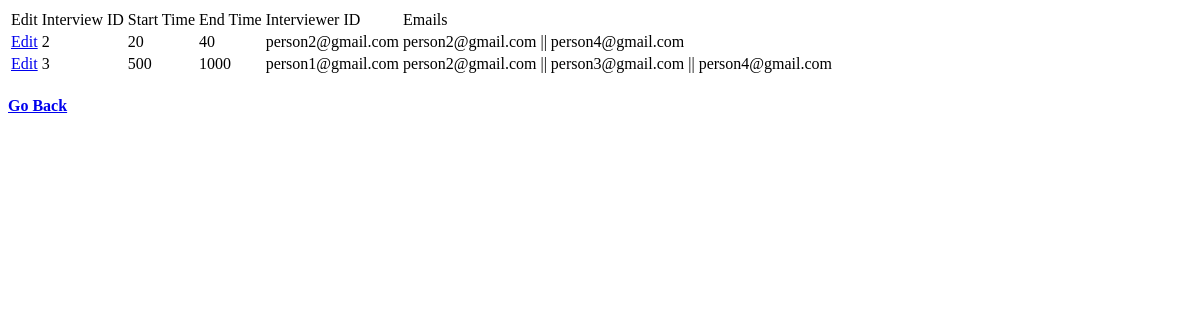
Page /viewList on the earlier database version.
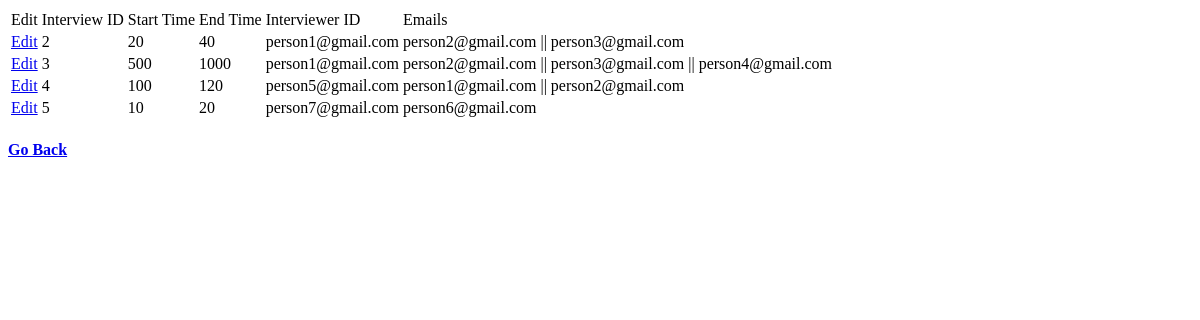
Same page on the later database version.
### tables this page shows
CREATE TABLE "interview" (
	"interview_id"	INTEGER,
	"start_time"	INTEGER NOT NULL,
	"end_time"	INTEGER NOT NULL,
	"interviewer_id"	TEXT NOT NULL,
	PRIMARY KEY("interview_id" AUTOINCREMENT)
);

### app.py (the view)
@app.route('/viewList')
def viewList():
    con = sql.connect('database.db')
    con.row_factory = dict_factory
    curr = con.cursor()
    curr.execute("SELECT * FROM interview")
    rows = curr.fetchall()
    con.close()
    for i in range(len(rows)):
        row = rows[i]
        email_id = candidates_from_interview_id(row['interview_id'])
        email_id = '  ||  '.join(email_id)
        rows[i]['email'] = email_id
    return render_template('list.html', rows = rows)

### app.py (called while the page is built)
def dict_factory(cursor, row):
    d = {}
    for idx, col in enumerate(cursor.description):
        d[col[0]] = row[idx]
    return d

def candidates_from_interview_id(interview_id):
    cmd = "SELECT DISTINCT(T1.candidate_id) FROM candidates as T1 WHERE T1.interview_id = {}".format(interview_id)
    candidates = []
    with sql.connect('database.db') as con:
        con.row_factory = dict_factory
        curr = con.cursor()
        curr.execute(cmd)
        rows = curr.fetchall()
        candidates = [ x['candidate_id'] for x in rows]
    return candidates

### templates/list.html
<!DOCTYPE html>
<html>
    <body>
        <table>
            <thead>
                <td>Edit</td>
                <td>Interview ID</td>
                <td>Start Time</td>
                <td>End Time</td>
                <td>Interviewer ID</td>
                <td>Emails</td>
            </thead>
            {% for row in rows %}
                <tr>
                    <td><a href = "/edit/{{row['interview_id']}}">Edit</a></td>
                    <td>{{row["interview_id"]}}</td>
                    <td>{{row["start_time"]}}</td>
                    <td>{{row["end_time"]}}</td>
                    <td>{{row["interviewer_id"]}}</td>
                    <td>{{row["email"]}}</td>
                </tr>
            {% endfor %}
        </table>
        <h4><a href="/">Go Back</a></h4>
    </body>
</html>

Differences in the rows shown:
changed interview id 2: interviewer_id "person2@gmail.com" → "person1@gmail.com"; email "person2@gmail.com || person4@gmail.com" → "person2@gmail.com || person3@gmail.com"
added interview: interview_id "4", start_time "100", end_time "120", interviewer_id "person5@gmail.com", email "person1@gmail.com || person2@gmail.com"
added interview: interview_id "5", start_time "10", end_time "20", interviewer_id "person7@gmail.com", email "person6@gmail.com"
